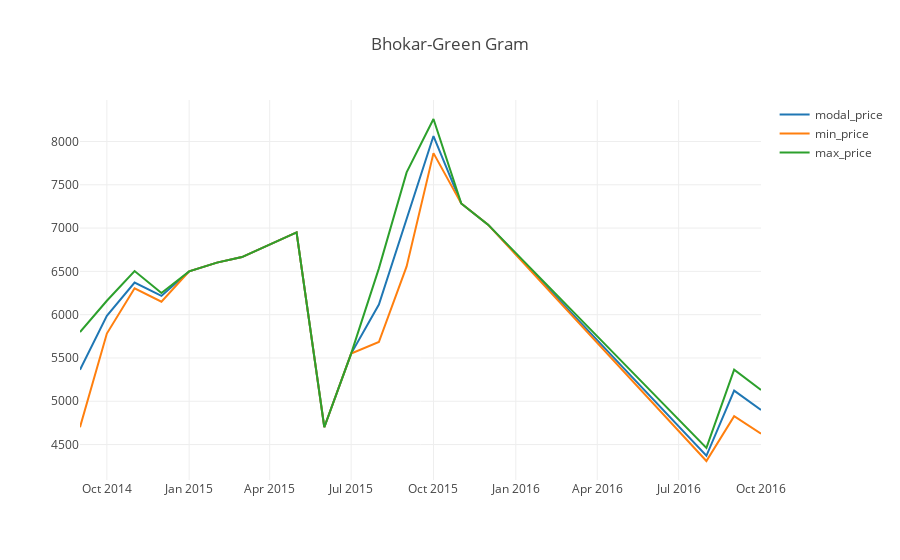
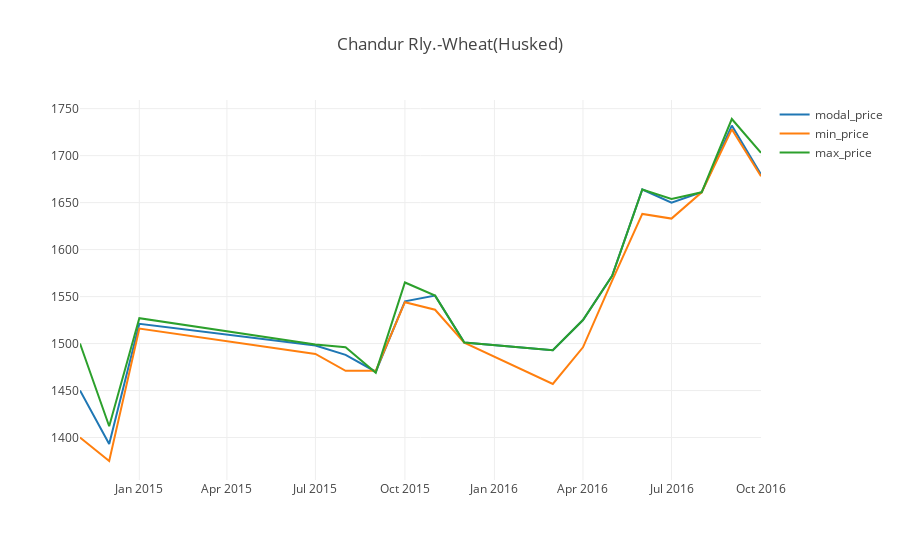

Here is the notebook cell these charts were saved with, in order:
### Markdown cell above
#### Exploratory Data Analysis

### Code cell
plot_commodity_per_apmc(data,2,['modal_price','min_price','max_price'], random_seed=100)
